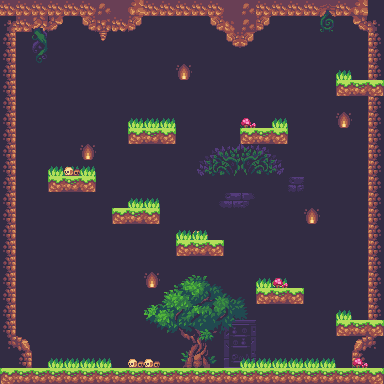

Rendered tile map (Tiled .tmx) drawn with the repository's tilesets; below, a short description and the full map source, tile grids included:
An orthogonal 24x24 tile map with 16x16 px tiles, 4 tile layers (background, background2, platforms, foreground), 2 tilesets.

<map version="1.0" tiledversion="1.1.6" orientation="orthogonal" renderorder="right-down" width="24" height="24" tilewidth="16" tileheight="16" infinite="0" nextobjectid="1">
 <tileset firstgid="1" name="landscape-tileset" tilewidth="16" tileheight="16" tilecount="192" columns="15">
  <image source="landscape-tileset.png" width="240" height="176" />
 </tileset>
 <tileset firstgid="193" name="props-tileset" tilewidth="16" tileheight="16" tilecount="120" columns="6">
  <image source="props-tileset.png" width="96" height="320" />
 </tileset>
 <layer name="background" width="24" height="24">
  <data encoding="csv">
51,51,51,51,51,51,51,51,51,51,51,51,51,51,51,51,51,51,51,51,51,51,152,51,
51,51,51,51,51,51,51,51,51,51,51,51,51,51,51,51,51,51,51,51,51,51,51,51,
51,51,51,51,51,51,51,51,51,51,51,51,51,51,51,51,51,51,51,51,51,51,51,51,
51,51,51,51,51,51,51,51,51,51,51,51,51,51,51,51,51,51,51,51,51,51,51,51,
51,51,51,51,51,51,51,51,51,51,51,51,51,51,51,51,51,51,51,51,51,51,51,51,
51,51,51,51,51,51,51,51,51,51,51,51,51,51,51,51,51,51,51,51,51,51,51,51,
51,51,51,51,51,51,51,51,51,51,51,51,51,51,51,51,51,51,51,51,51,51,51,51,
51,51,51,51,51,51,51,51,51,51,51,51,51,51,51,51,51,51,51,51,51,51,51,51,
51,51,51,51,51,51,51,51,51,51,51,51,51,51,51,51,51,51,51,51,51,51,51,51,
51,51,51,51,51,51,51,51,51,51,51,51,51,51,51,51,51,51,51,51,51,51,51,51,
51,51,51,51,51,51,51,51,51,51,51,51,51,51,51,51,51,51,51,51,51,51,51,51,
51,51,51,51,51,51,51,51,51,51,51,51,51,51,51,51,51,51,51,51,51,51,51,51,
51,51,51,51,51,51,51,51,51,51,51,51,51,51,51,51,51,51,51,51,51,51,51,51,
51,51,51,51,51,51,51,51,51,51,51,51,51,51,51,51,51,51,51,51,51,51,51,51,
51,51,51,51,51,51,51,51,51,51,51,51,51,51,51,51,51,51,51,51,51,51,51,51,
51,51,51,51,51,51,51,51,51,51,51,51,51,51,51,51,51,51,51,51,51,51,51,51,
51,51,51,51,51,51,51,51,51,51,51,51,51,51,51,51,51,51,51,51,51,51,51,51,
51,51,51,51,51,51,51,51,51,51,51,51,51,51,51,51,51,51,51,51,51,51,51,51,
51,51,51,51,51,51,51,51,51,51,51,51,51,51,51,51,51,51,51,51,51,51,51,51,
51,51,51,51,51,51,51,51,51,51,51,51,51,51,51,51,51,51,51,51,51,51,51,51,
51,51,51,51,51,51,51,51,51,51,51,51,51,51,51,51,51,51,51,51,51,51,51,51,
51,51,51,51,51,51,51,51,51,51,51,51,51,51,51,51,51,51,51,51,51,51,51,51,
51,51,51,51,51,51,51,51,51,51,51,51,51,51,51,51,51,51,51,51,51,51,51,51,
51,51,51,51,51,51,51,51,51,51,51,51,51,51,51,51,51,51,51,51,51,51,51,51
</data>
 </layer>
 <layer name="background2" width="24" height="24">
  <data encoding="csv">
32,32,32,32,32,32,49,17,33,32,32,32,32,32,17,49,32,32,32,32,79,32,33,152,
108,32,80,109,0,61,81,82,78,0,0,0,0,61,62,49,78,0,0,0,94,0,106,107,
123,0,95,0,0,0,96,0,0,0,0,0,0,76,77,78,0,0,0,0,0,0,0,122,
123,0,110,0,0,0,0,0,0,0,0,0,0,0,0,0,0,0,0,0,0,0,0,122,
123,0,0,0,0,0,0,0,0,0,0,111,0,0,0,0,0,0,0,0,0,0,0,122,
123,0,0,0,0,0,0,0,0,0,0,0,0,0,0,0,0,0,0,0,0,0,0,122,
123,0,0,0,0,0,0,0,0,0,0,0,0,0,0,0,0,0,0,0,0,0,0,122,
123,0,0,0,0,0,0,0,0,0,0,0,0,0,0,0,0,0,0,0,0,111,0,122,
123,0,0,0,0,0,0,0,0,0,0,0,0,0,0,0,0,0,0,0,0,0,0,122,
123,0,0,0,0,111,0,0,0,0,0,0,114,115,116,72,73,74,0,0,0,0,0,122,
123,0,0,46,46,46,0,0,0,0,0,0,129,130,131,87,88,89,0,0,0,0,0,122,
123,0,0,0,0,0,0,0,0,0,0,0,0,51,51,51,51,0,66,0,0,0,0,122,
123,0,0,0,0,0,0,0,0,0,0,0,0,57,58,59,0,0,0,0,0,0,0,122,
123,0,0,0,0,0,0,0,0,0,0,0,0,0,0,0,0,0,0,111,0,0,0,122,
123,0,0,0,0,0,0,0,0,0,0,0,195,0,0,0,0,0,0,0,0,0,0,122,
123,0,0,0,0,0,0,0,0,0,0,0,0,0,0,0,0,0,0,0,0,0,0,122,
123,0,0,0,0,0,0,0,0,0,0,0,0,0,0,0,0,0,0,0,0,0,0,122,
123,0,0,0,0,0,0,0,0,111,0,0,0,0,0,0,0,46,0,0,0,0,0,122,
123,0,0,0,0,0,0,0,0,0,0,0,0,0,0,0,0,0,0,0,0,0,0,122,
123,0,0,0,0,0,0,0,0,0,0,0,0,0,0,0,0,0,0,0,0,0,0,122,
123,124,0,0,0,0,0,0,0,0,0,0,0,0,97,98,0,0,0,0,0,0,121,122,
138,139,0,0,0,0,0,0,0,0,0,0,0,0,112,113,0,0,0,0,0,0,136,137,
153,154,0,0,0,0,0,0,0,0,0,0,0,0,127,128,0,0,0,0,0,0,151,152,
0,0,0,0,0,0,0,0,0,0,0,0,0,0,0,0,0,0,0,0,0,0,0,0
</data>
 </layer>
 <layer name="platforms" width="24" height="24">
  <data encoding="csv">
0,0,0,0,0,0,0,0,0,0,0,0,0,0,0,0,0,0,0,0,0,0,0,0,
0,0,0,0,0,0,0,0,0,0,0,0,0,0,0,0,0,0,0,0,0,0,0,0,
0,0,0,0,0,0,0,0,0,0,0,0,0,0,0,0,0,0,0,0,0,0,0,0,
0,0,0,0,0,0,0,0,0,0,0,0,0,0,0,0,0,0,0,0,0,0,0,0,
0,0,0,0,0,0,0,0,0,0,0,0,0,0,0,0,0,0,0,0,0,0,0,0,
0,0,0,0,0,0,0,0,0,0,0,0,0,0,0,0,0,0,0,0,0,1,2,3,
0,0,0,0,0,0,0,0,0,0,0,0,0,0,0,0,0,0,0,0,0,0,0,0,
0,0,0,0,0,0,0,0,0,0,0,0,0,0,0,0,0,0,0,0,0,0,0,0,
0,0,0,0,0,0,0,0,1,2,3,0,0,0,0,1,2,3,0,0,0,0,0,0,
0,0,0,0,0,0,0,0,0,0,0,0,0,0,0,0,0,0,0,0,0,0,0,0,
0,0,0,0,0,0,0,0,0,0,0,0,0,0,0,0,0,0,0,0,0,0,0,0,
0,0,0,1,2,3,0,0,0,0,0,0,0,0,0,0,0,0,0,0,0,0,0,0,
0,0,0,0,0,0,0,0,0,0,0,0,0,0,0,0,0,0,0,0,0,0,0,0,
0,0,0,0,0,0,0,1,2,3,0,0,0,0,0,0,0,0,0,0,0,0,0,0,
0,0,0,0,0,0,0,0,0,0,0,0,0,0,0,0,0,0,0,0,0,0,0,0,
0,0,0,0,0,0,0,0,0,0,0,1,2,3,0,0,0,0,0,0,0,0,0,0,
0,0,0,0,0,0,0,0,0,0,0,0,0,0,0,0,0,0,0,0,0,0,0,0,
0,0,0,0,0,0,0,0,0,0,0,0,0,0,0,0,0,0,0,0,0,0,0,0,
0,0,0,0,0,0,0,0,0,0,0,0,0,0,0,0,1,2,3,0,0,0,0,0,
0,0,0,0,0,0,0,0,0,0,0,0,0,0,0,0,0,0,0,0,0,0,0,0,
0,0,0,0,0,0,0,0,0,0,0,0,0,0,0,0,0,0,0,0,0,1,2,3,
0,0,0,0,0,0,0,0,0,0,0,0,0,0,0,0,0,0,0,0,0,0,0,0,
0,0,0,0,0,0,0,0,0,0,0,0,0,0,0,0,0,0,0,0,0,0,0,0,
1,2,2,2,2,2,2,2,2,2,2,2,2,2,2,2,2,2,2,2,2,2,2,3
</data>
 </layer>
 <layer name="foreground" width="24" height="24">
  <data encoding="csv">
0,0,0,0,0,0,0,0,0,0,0,0,0,0,0,0,0,0,0,0,0,0,0,0,
0,0,0,0,0,0,0,0,0,0,0,0,0,0,0,0,0,0,0,0,0,0,0,0,
0,0,0,0,0,0,0,0,0,0,0,0,0,0,0,0,0,0,0,0,0,0,0,0,
0,0,0,0,0,0,0,0,0,0,0,0,0,0,0,0,0,0,0,0,0,0,0,0,
0,0,0,0,0,0,0,0,0,0,0,0,0,0,0,0,0,0,0,0,0,46,0,0,
0,0,0,0,0,0,0,0,0,0,0,0,0,0,0,0,0,0,0,0,0,0,0,0,
0,0,0,0,0,0,0,0,0,0,0,0,0,0,0,0,0,0,0,0,0,0,0,0,
0,0,0,0,0,0,0,0,46,46,46,0,0,0,0,197,0,46,0,0,0,0,0,0,
0,0,0,0,0,0,0,0,0,0,0,0,0,0,0,0,0,0,0,0,0,0,0,0,
0,0,0,0,0,0,0,0,0,0,0,0,0,0,0,0,0,0,0,0,0,0,0,0,
0,0,0,0,195,0,0,0,0,0,0,0,0,0,0,0,0,0,0,0,0,0,0,0,
0,0,0,0,0,0,0,0,0,0,0,0,0,0,0,0,0,0,0,0,0,0,0,0,
0,0,0,0,0,0,0,0,46,46,0,0,0,0,0,0,0,0,0,0,0,0,0,0,
0,0,0,0,0,0,0,0,0,0,0,0,0,0,0,0,0,0,0,0,0,0,0,0,
0,0,0,0,0,0,0,0,0,0,0,46,46,0,0,0,0,0,0,0,0,0,0,0,
0,0,0,0,0,0,0,0,0,0,0,0,0,0,0,0,0,0,0,0,0,0,0,0,
0,0,0,0,0,0,0,0,0,0,0,0,0,0,0,0,0,0,0,0,0,0,0,0,
0,0,0,0,0,0,0,0,0,235,236,237,238,239,0,0,46,197,0,0,0,0,0,0,
0,0,0,0,0,0,0,0,0,241,242,243,244,245,246,264,0,0,0,0,0,0,0,0,
0,0,0,0,0,0,0,0,0,247,248,249,250,251,252,270,0,0,0,0,0,46,0,0,
0,0,0,0,0,0,0,0,0,253,254,255,256,257,258,0,0,0,0,0,0,0,0,0,
0,0,0,0,0,0,0,0,0,259,260,261,262,263,0,0,0,0,0,0,0,0,0,0,
0,0,0,46,46,46,46,0,195,195,266,267,268,269,0,46,46,46,46,46,46,0,197,0,
0,0,0,0,0,0,0,0,0,0,0,0,0,0,0,0,0,0,0,0,0,0,0,0
</data>
 </layer>
</map>
